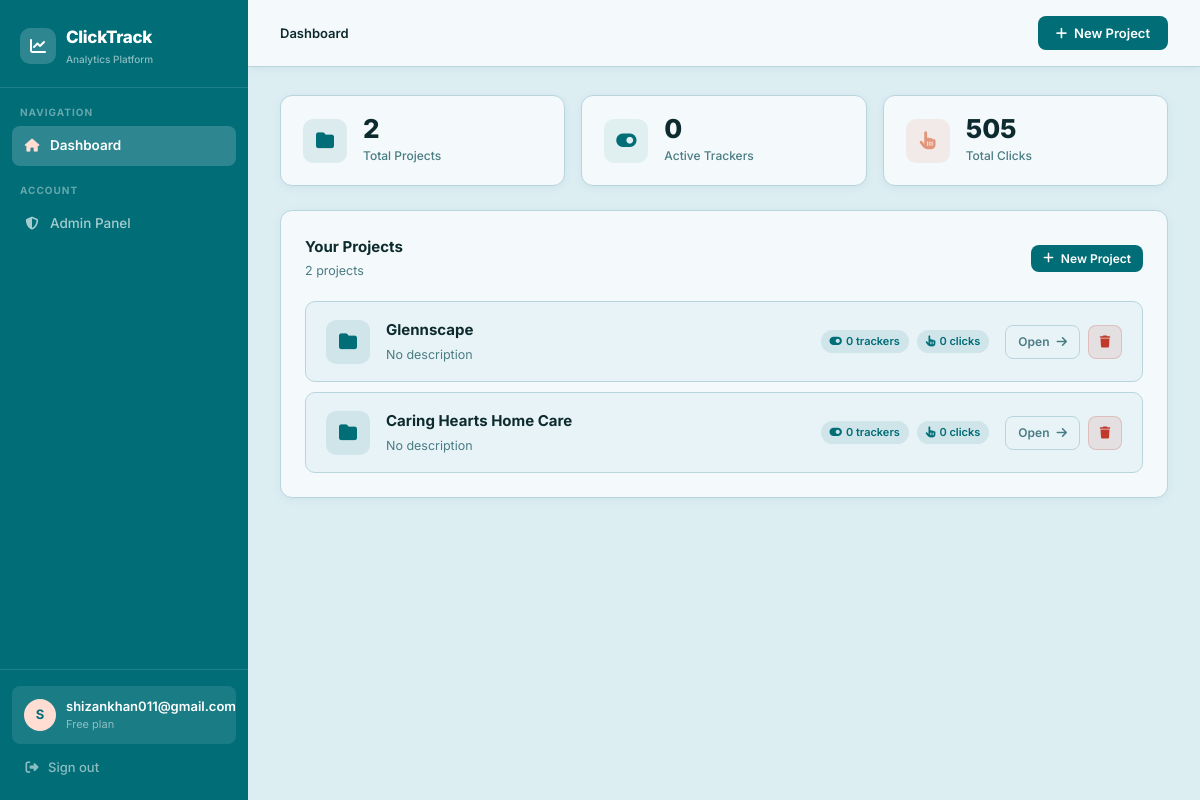
The page /dashboard/ (signed in) on the database its author committed.
### tracker/models.py (models this page shows, shortened)
class Project(models.Model):
    user = models.ForeignKey(User, on_delete=models.CASCADE, related_name='projects')
    name = models.CharField(max_length=200)
    description = models.TextField(blank=True)
    created_at = models.DateTimeField(auto_now_add=True)

### tracker/views.py (the view, shortened to what this page needs)
# urls.py: path('dashboard/', tracker_views.main_dashboard, name='dashboard'),
@login_required
def main_dashboard(request):
    projects = request.user.projects.annotate(
        button_count=Count('buttons'),
        click_count=Count('buttons__clicks')
    ).order_by('-created_at')
    total_projects = projects.count()
    total_buttons = ButtonTracker.objects.filter(project__user=request.user).count()
    total_clicks = ClickEvent.objects.filter(tracker__project__user=request.user).count()
    total_site_clicks = PageClickEvent.objects.filter(tracker__project__user=request.user).count()
    context = {
        'projects': projects,
        'total_projects': total_projects,
        'total_buttons': total_buttons,
        'total_clicks': total_clicks + total_site_clicks,
    }
    return render(request, 'tracker/main_dashboard.html', context)

### tracker/templates/tracker/main_dashboard.html (shortened to what this page needs)
{% extends "base.html" %}
{% block nav_dashboard %}active{% endblock %}
{% block page_heading %}Dashboard{% endblock %}
{% block topbar_actions %}
<button class="btn btn-primary" onclick="document.getElementById('createProjectModal').classList.add('open')">
    <i class="fa-solid fa-plus"></i> New Project
</button>
{% endblock %}
{% block content %}
<div class="stats-grid">
    <div class="stat-card">
        <div class="stat-icon indigo"><i class="fa-solid fa-folder"></i></div>
        <div>
            <div class="stat-value">{{ total_projects }}</div>
            <div class="stat-label">Total Projects</div>
        </div>
    </div>
    <div class="stat-card">
        <div class="stat-icon teal"><i class="fa-solid fa-toggle-on"></i></div>
        <div>
            <div class="stat-value">{{ total_buttons }}</div>
            <div class="stat-label">Active Trackers</div>
        </div>
    </div>
    <div class="stat-card">
        <div class="stat-icon yellow"><i class="fa-solid fa-hand-pointer"></i></div>
        <div>
            <div class="stat-value">{{ total_clicks }}</div>
            <div class="stat-label">Total Clicks</div>
        </div>
    </div>
</div>
<div class="card">
    <div class="card-header">
        <div>
            <div class="card-title">Your Projects</div>
            <div class="card-subtitle">{{ total_projects }} project{{ total_projects|pluralize }}</div>
        </div>
        <button class="btn btn-primary btn-sm" onclick="document.getElementById('createProjectModal').classList.add('open')">
            <i class="fa-solid fa-plus"></i> New Project
        </button>
    </div>
    {% if projects %}
    <div style="display:flex; flex-direction:column; gap:10px;">
        {% for p in projects %}
        <div style="
            display:flex; align-items:center; gap:16px;
            background:var(--surface2); border:1px solid var(--border);
            border-radius:10px; padding:16px 20px;
            transition: border-color 0.2s, box-shadow 0.2s;
            cursor: default;
        " onmouseover="this.style.borderColor='var(--accent)'; this.style.boxShadow='0 2px 12px rgba(0,109,119,0.10)'"
           onmouseout="this.style.borderColor='var(--border)'; this.style.boxShadow='none'">
            <div style="
                width:44px; height:44px; border-radius:10px;
                background:var(--accent-light); color:var(--accent);
                display:flex; align-items:center; justify-content:center;
                font-size:18px; flex-shrink:0;
            ">
                <i class="fa-solid fa-folder"></i>
            </div>
            <div style="flex:1; min-width:0;">
                <div style="font-weight:700; font-size:15px; color:var(--text); margin-bottom:3px;">{{ p.name }}</div>
                <div style="color:var(--text-muted); font-size:12.5px; white-space:nowrap; overflow:hidden; text-overflow:ellipsis;">
                    {{ p.description|default:"No description" }}
                </div>
            </div>
            <div style="display:flex; align-items:center; gap:8px; flex-shrink:0;">
                <span class="badge badge-indigo">
                    <i class="fa-solid fa-toggle-on" style="margin-right:4px;"></i>
                    {{ p.button_count }} tracker{{ p.button_count|pluralize }}
                </span>
                <span class="badge badge-green">
                    <i class="fa-solid fa-hand-pointer" style="margin-right:4px;"></i>
                    {{ p.click_count }} click{{ p.click_count|pluralize }}
                </span>
            </div>
            <div style="display:flex; gap:8px; flex-shrink:0;">
                <a href="{% url 'project_dashboard' p.id %}" class="btn btn-ghost btn-sm">
                    Open <i class="fa-solid fa-arrow-right"></i>
                </a>
                <button class="btn btn-danger btn-sm btn-icon" title="Delete project"
                    onclick="confirmDelete('{% url 'delete_project' p.id %}', '{{ p.name|escapejs }}', 'project')">
                    <i class="fa-solid fa-trash"></i>
                </button>
            </div>
        </div>
        {% endfor %}
    </div>
    {% endif %}
</div>
{% endblock %}

### tracker/templates/base.html (shortened to what this page needs)
<!DOCTYPE html>
<html lang="en">
<head>
    <link rel="stylesheet" href="https://cdnjs.cloudflare.com/ajax/libs/font-awesome/6.5.0/css/all.min.css">
</head>
<body>
<div class="layout">
    <aside class="sidebar" id="sidebar">
        <div class="sidebar-brand">
            <a href="{% url 'dashboard' %}" class="logo">
                <div class="logo-icon"><i class="fa-solid fa-chart-line"></i></div>
                <div>
                    <div class="logo-text">ClickTrack</div>
                    <div class="logo-sub">Analytics Platform</div>
                </div>
            </a>
        </div>
        <nav class="sidebar-nav">
            <div class="nav-label">Navigation</div>
            <a href="{% url 'dashboard' %}" class="nav-link {% block nav_dashboard %}{% endblock %}">
                <i class="fa-solid fa-house"></i> Dashboard
            </a>
            <div class="nav-label">Account</div>
            <a href="/admin/" class="nav-link">
                <i class="fa-solid fa-shield-halved"></i> Admin Panel
            </a>
        </nav>
        <div class="sidebar-footer">
            <div class="user-info">
                <div class="user-avatar">{{ request.user.username|first|upper }}</div>
                <div>
                    <div class="user-name">{{ request.user.username }}</div>
                    <div class="user-role">Free plan</div>
                </div>
            </div>
            <form method="POST" action="{% url 'logout' %}">
                <button type="submit" class="btn-logout">
                    <i class="fa-solid fa-right-from-bracket"></i> Sign out
                </button>
            </form>
        </div>
    </aside>
    <div class="main">
        <div class="topbar">
            <div class="topbar-left">
                {% block breadcrumb %}
                <nav class="breadcrumb">
                    <span class="current">{% block page_heading %}Dashboard{% endblock %}</span>
                </nav>
                {% endblock %}
            </div>
            <div>{% block topbar_actions %}{% endblock %}</div>
        </div>
        <div class="content">
            {% block content %}{% endblock %}
        </div>
    </div>
</div>
</body>
</html>

### rows shown on the page
Project: name "Glennscape", description "No description", button_count "0", click_count "0"
Project: name "Caring Hearts Home Care", description "No description", button_count "0", click_count "0"

### other values the page prints
{{ request.user.username|first|upper }} "S"
{{ request.user.username }} "shizankhan011@gmail.com"
{{ total_projects }} "2"
{{ total_buttons }} "0"
{{ total_clicks }} "505"
